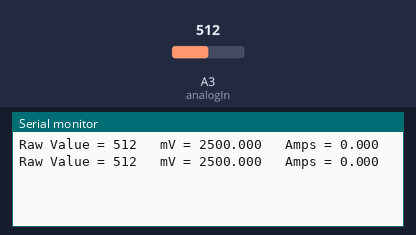
A sketch run on a simulated Arduino Uno, built with avr-gcc and run on an emulated ATmega328P. Shown: the last lines printed to the serial monitor. Inputs (shaded band) come from the test bench; at power-on: A3 (analogIn) = 512.

Above: at 3.3 s.
3.4 s: A3 (analogIn) set to 716
At 6.1 s:
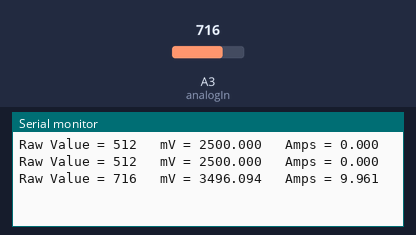
6.7 s: A3 (analogIn) set to 900
At 8.1 s:
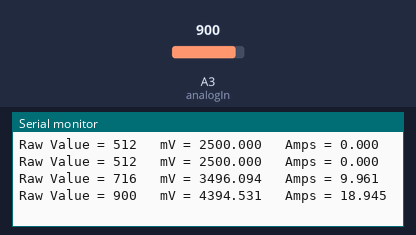
Timing chart, 0 to 9.7 s (numbered marks = the images above; inputs shaded):
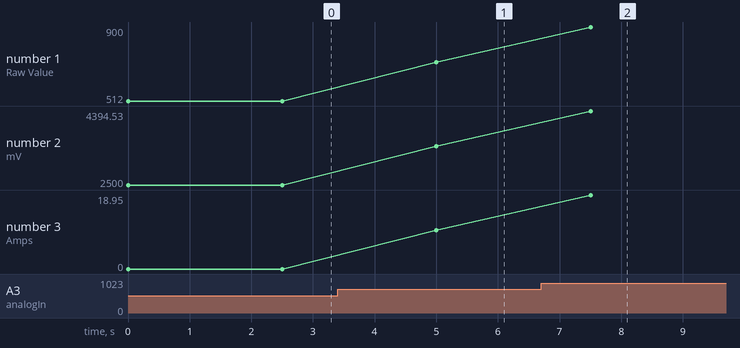

The sketch:

acs712_2.ino
```cpp
/*
Measuring Current Using ACS712
*/
const int analogIn = 3;
int mVperAmp = 100; // use 100 for 20A Module and 66 for 30A Module
int RawValue= 0;
int ACSoffset = 2500;
double Voltage = 0;
double Amps = 0;

void setup(){
 Serial.begin(9600);
 pinMode(3,INPUT);
}

void loop(){

 RawValue = analogRead(analogIn);
 Voltage = (RawValue / 1024.0) * 5000; // Gets you mV
 Amps = ((Voltage - ACSoffset) / mVperAmp);


 Serial.print("Raw Value = " ); // shows pre-scaled value
 Serial.print(RawValue);
 Serial.print("\t mV = "); // shows the voltage measured
 Serial.print(Voltage,3); // the '3' after voltage allows you to display 3 digits after decimal point
 Serial.print("\t Amps = "); // shows the voltage measured
 Serial.println(Amps,3); // the '3' after voltage allows you to display 3 digits after decimal point
 delay(2500);

}
```

Measured:
- after the input at 3.4 s, the serial monitor: prints a new line after 1.6 s (image 1)
- after the input at 6.7 s, the serial monitor: prints a new line after 0.81 s (image 2)
- plotted number 1: 512 → 716 after the input at 3.4 s, 716 → 900 after the input at 6.7 s
- plotted number 2: 2500 → 3496.09 after the input at 3.4 s, 3496.09 → 4394.53 after the input at 6.7 s
- plotted number 3: 0 → 9.96 after the input at 3.4 s, 9.96 → 18.95 after the input at 6.7 s
